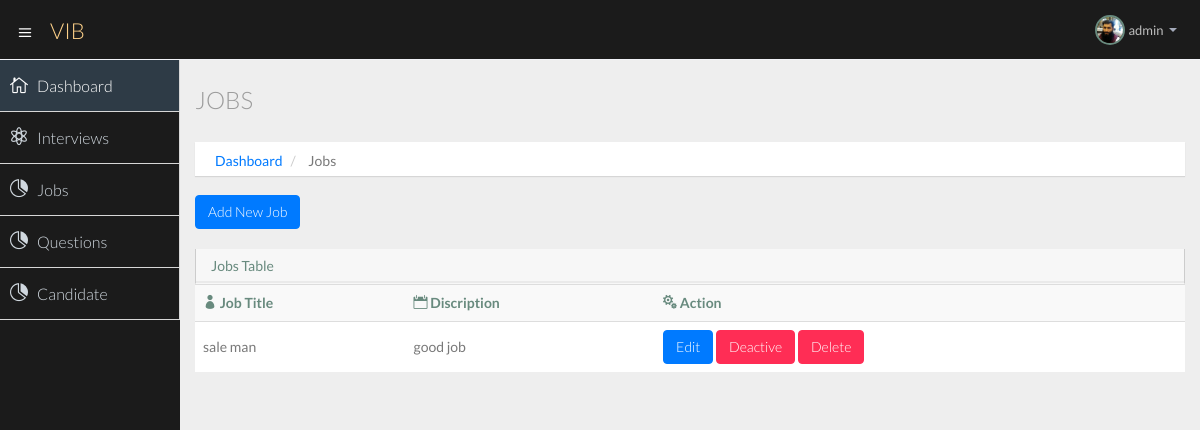
The app's page /company/jobs/ (signed in), older data.
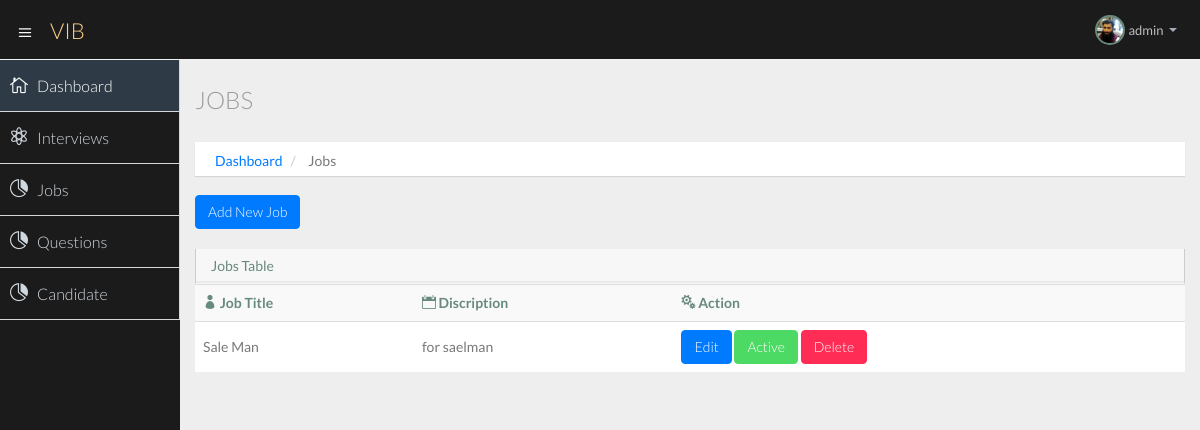
The same page, newer data.
### company/models.py (models this page shows, shortened)
class Jobs(models.Model):
    id = models.AutoField(primary_key=True)
    user = models.ForeignKey(User, on_delete=models.CASCADE)
    job_title = models.CharField(max_length=200)
    job_discription = models.CharField(max_length=800)
    pos_tdate = models.DateTimeField(auto_now_add=True, blank=True)
    job_status =models.BooleanField(default=True)

### company/views.py (the view)
# urls.py: path('company/jobs/', views.jobs, name='jobs'),
def jobs(request):
    user = User.objects.get(username=request.user.username)
    alljobs = Jobs.objects.filter(user=user)
    context = {'alljobs':alljobs}
    return render(request, 'company/jobs.html', context)

### templates/company/jobs.html (shortened to what this page needs)
{% extends 'company/basic.html' %}
{% block body %}
{% load static %}
<section id="main-content">
  <section class="wrapper">
    <div class="row">
      <div class="col-lg-12">
        <h3 class="page-header"> Jobs</h3>
        <ol class="breadcrumb">
          <li><a href="/company/dashboard/">Dashboard</a></li>
          <li>Jobs</li>
        </ol>
      </div>
    </div>
    <div class="row">
      <div class="col-lg-12">
        <a class="btn btn-primary" href="/company/jobs/add-job">Add New Job</a><br>
      </div><br>
      <div class="col-lg-12">
        <section class="panel">
          <header class="panel-heading">
            Jobs Table
          </header>
          <table class="table table-striped table-advance table-hover">
            <tbody>
              <tr>
                <th><i class="icon_profile"></i> Job Title</th>
                <th><i class="icon_calendar"></i> Discription</th>
                <th><i class="icon_cogs"></i> Action</th>
              </tr>
              {% if alljobs %}
              {% for jobs in alljobs %}
              <tr>
                <td>{{jobs.job_title}}</td>
                <td>{{jobs.job_discription}}</td>
                <td>
                  <div class="">
                    <a class="btn btn-primary" href="{% url 'update' jobs.id %}">Edit</a>
                    {% if jobs.job_status %}
                    <a class="btn btn-success" href="{% url 'status' jobs.id %}">Active</a>
                    {% else %}
                    <a class="btn btn-danger" href="{% url 'status' jobs.id %}">Deactive</a>
                    {% endif %}
                    <a class="btn btn-danger" href="{% url 'delete' jobs.id %}">Delete</a>
                  </div>
                </td>
              </tr>
              {% endfor %}
              {% else %}
              <tr>
                <td class="text-center">no record found.</td>
              </tr>
              {% endif %}
            </tbody>
          </table>
        </section>
      </div>
    </div>
  </section>
</section>
{% endblock body %}

Row changes from the older to the newer data that the page shows:
removed Jobs: job_title "sale man", job_discription "good job", job_status "Deactive"
added Jobs: job_title "Sale Man", job_discription "for saelman", job_status "Active"
